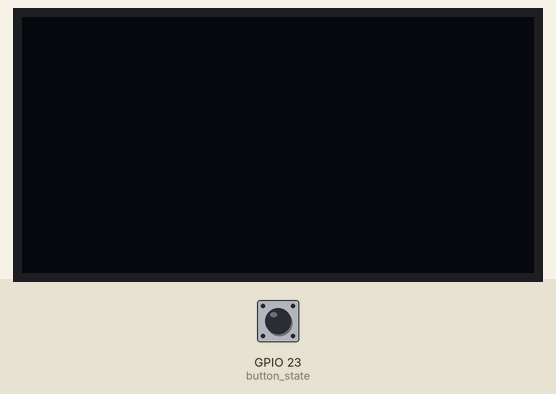
Recording of a program running on a simulated Raspberry Pi (BCM pin numbers). On the bench: 128×64 one-colour display. The test bench sets the inputs (shaded band); at power-on: GPIO 23 (button_state) HIGH. The OLED is the two-colour kind (top 16 rows yellow); what the program prints to the terminal is not drawn.

Above: at 1.2 s.
1.3 s: GPIO 23 (button_state) pulled LOW for 0.15 s
At 1.69 s:
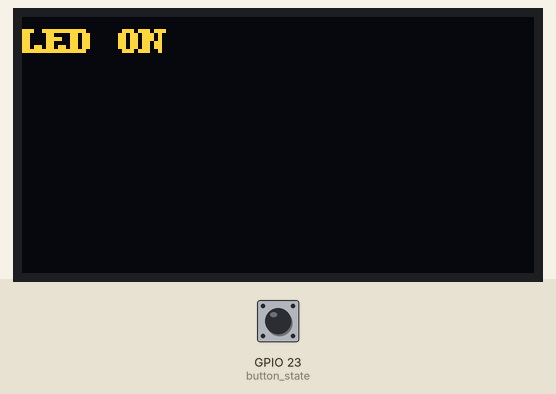
Timing chart, 0 to 4.3 s (numbered marks = the images above; inputs shaded):
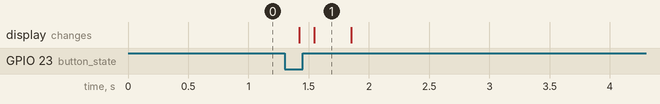

The program:

oled_switch_led.py
```python
#Program to Read status of Switch, Operate LED/Relay/Buzzer&amp; Display the status of switch on
#OLED.
import RPi.GPIO as GPIO
import time
import Adafruit_SSD1306
from PIL import Image
from PIL import ImageDraw
from PIL import ImageFont
RST=24
disp=Adafruit_SSD1306.SSD1306_128_64(rst=RST,i2c_address=0x3c)
GPIO.setmode(GPIO.BCM)

GPIO.setup(23, GPIO.IN, pull_up_down=GPIO.PUD_UP)#Button to GPIO23
GPIO.setup(24, GPIO.OUT)  #LED to GPIO24
def oled_status(status):
    disp.begin()
    disp.clear()
    disp.display()
    width=disp.width
    height=disp.height
    image=Image.new('1',(width,height))
    draw=ImageDraw.Draw(image)
    draw.rectangle((0,0,width,height),outline=0,fill=0)
    padding=0
    top=padding
    x=padding
    font=ImageFont.load_default()
    draw.text((x,top),status,font=font,fill=1)
    disp.image(image)
    disp.display()
    time.sleep(0.2)
    disp.clear()
    disp.display()

try:
    while True:
         button_state = GPIO.input(23)
         if button_state == False:
             GPIO.output(24, True)
             print('Button Pressed...')
             oled_status('LED ON')
             time.sleep(0.2)

         elif button_state == True:
             #oled_status('LED OFF')
             GPIO.output(24, False)
except:
    GPIO.cleanup()
```
